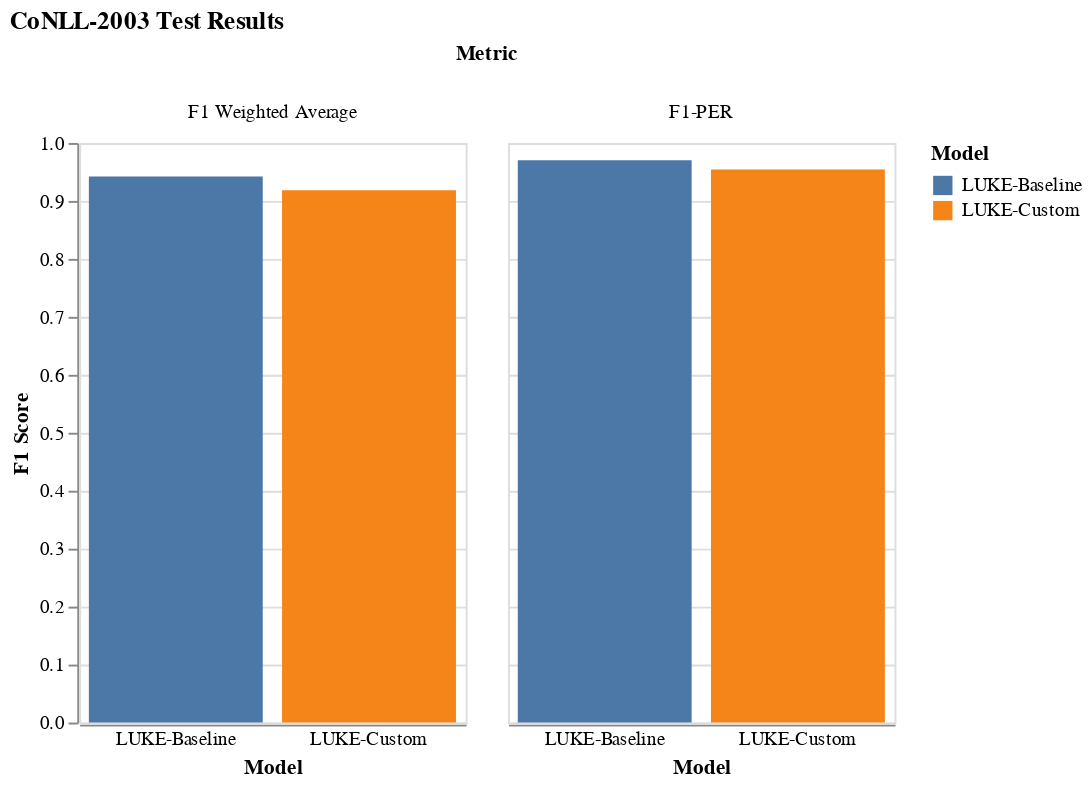

Here is the notebook cell this chart was saved with:
### Code cell
conll_results

### Figure 1 — Vega-Lite specification as saved in the notebook (floating-point values rounded to 4 significant figures)
{"config": {"view": {"continuousWidth": 400, "continuousHeight": 300}}, "data": {"name": "data-32c5277e45d180f420b81f5429b2e3b1"}, "mark": "bar", "encoding": {"color": {"type": "nominal", "field": "Model"}, "column": {"type": "nominal", "field": "Metric", "title": "Metric"}, "x": {"type": "nominal", "axis": {"labelAngle": 0, "ticks": false}, "field": "Model"}, "y": {"type": "quantitative", "axis": {"labelAngle": 0}, "field": "Score", "title": "F1 Score"}}, "height": 300, "title": "CoNLL-2003 Test Results", "width": 200, "$schema": "https://vega.github.io/schema/vega-lite/v4.8.1.json", "datasets": {"data-32c5277e45d180f420b81f5429b2e3b1": [{"Model": "LUKE-Baseline", "Race": "Nan", "Test Set": "CoNLL-03 Test", "Metric": "F1 Weighted Average", "Score": 0.9421}, {"Model": "LUKE-Baseline", "Race": "Nan", "Test Set": "CoNLL-03 Test", "Metric": "F1-PER", "Score": 0.9701}, {"Model": "LUKE-Custom", "Race": "Nan", "Test Set": "CoNLL-03 Test", "Metric": "F1 Weighted Average", "Score": 0.9184}, {"Model": "LUKE-Custom", "Race": "Nan", "Test Set": "CoNLL-03 Test", "Metric": "F1-PER", "Score": 0.9542}]}}
